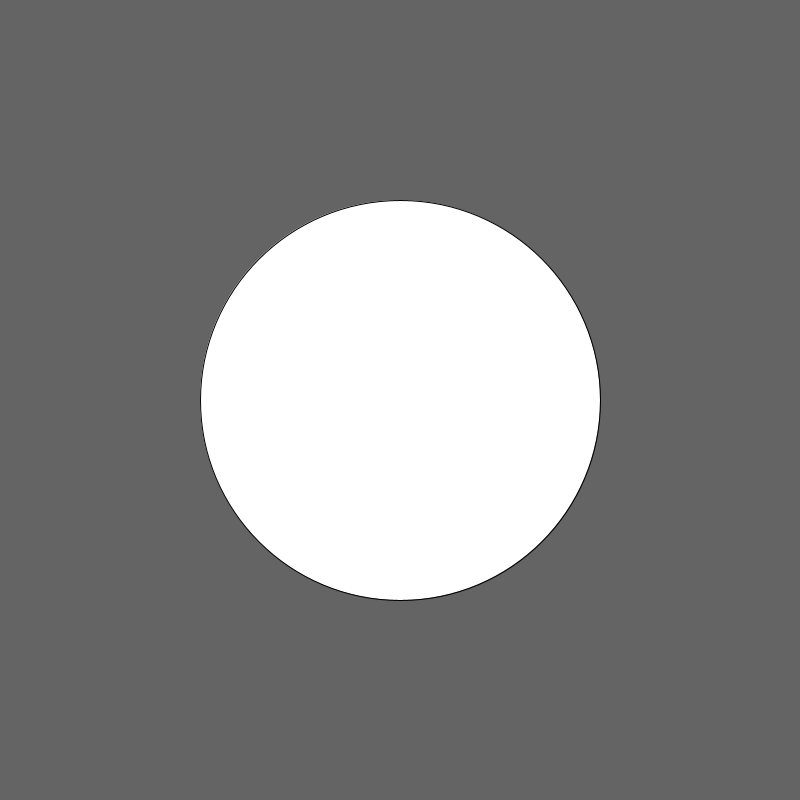
Frame 1 (no input)
Frame 60 (the mouse pressed at the canvas centre just before this capture): identical to frame 1, image omitted
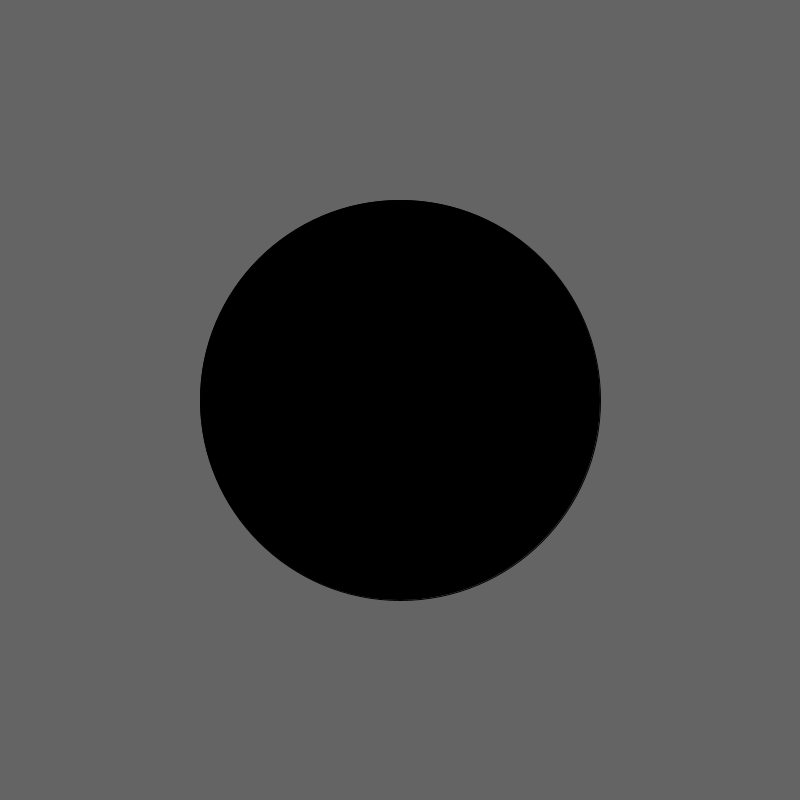
Frame 120 (the mouse held since frame 60 and released just before this capture)

The Processing sketch that drew these frames (run headless with seeded random() and noise(); from frame 60 on, the mouse is pressed at the canvas centre):

// Processing sketch: code_05_23
// ── code_05_23.pde
int y = 400;
int x = 400;
int radius = 200;

void setup(){
  size(800, 800);
  ellipseMode(RADIUS);
}

void draw(){
  background(100);
  float d = dist(mouseX, mouseY, x, y);
  if(d < radius){
    fill(0);
    }else{
    fill(255);
    }
  ellipse(x, y, radius, radius);
}
